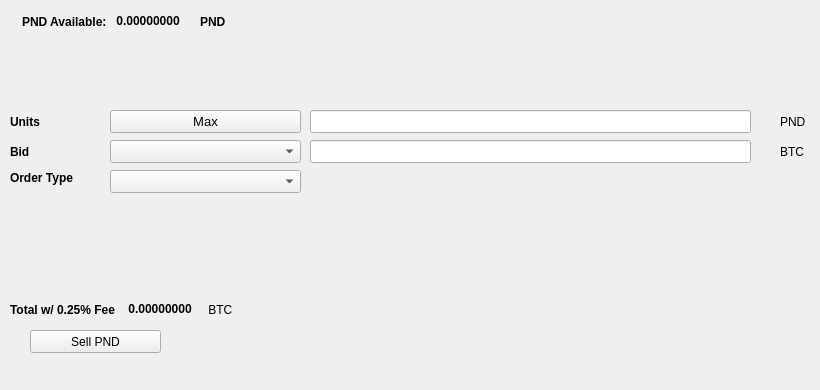
   <widget class="QWidget" name="SellTab">
    <attribute name="title">
     <string>Sell</string>
    </attribute>
    <widget class="QLabel" name="label_16">
     <property name="geometry">
      <rect>
       <x>780</x>
       <y>140</y>
       <width>31</width>
       <height>23</height>
      </rect>
     </property>
     <property name="text">
      <string>BTC</string>
     </property>
    </widget>
    <widget class="QComboBox" name="SellBidcomboBox">
     <property name="geometry">
      <rect>
       <x>110</x>
       <y>140</y>
       <width>191</width>
       <height>23</height>
      </rect>
     </property>
     <property name="font">
      <font>
       <pointsize>10</pointsize>
      </font>
     </property>
    </widget>
    <widget class="QLabel" name="label_18">
     <property name="geometry">
      <rect>
       <x>10</x>
       <y>110</y>
       <width>46</width>
       <height>23</height>
      </rect>
     </property>
     <property name="font">
      <font>
       <weight>75</weight>
       <bold>true</bold>
      </font>
     </property>
     <property name="text">
      <string>Units</string>
     </property>
    </widget>
    <widget class="QPushButton" name="Sell_Max_Amount">
     <property name="geometry">
      <rect>
       <x>110</x>
       <y>110</y>
       <width>191</width>
       <height>23</height>
      </rect>
     </property>
     <property name="font">
      <font>
       <pointsize>10</pointsize>
      </font>
     </property>
     <property name="text">
      <string>Max</string>
     </property>
    </widget>
    <widget class="QLabel" name="label_20">
     <property name="geometry">
      <rect>
       <x>10</x>
       <y>170</y>
       <width>91</width>
       <height>16</height>
      </rect>
     </property>
     <property name="font">
      <font>
       <weight>75</weight>
       <bold>true</bold>
      </font>
     </property>
     <property name="text">
      <string>Order Type</string>
     </property>
    </widget>
    <widget class="QComboBox" name="SellOrdertypeCombo">
     <property name="geometry">
      <rect>
       <x>110</x>
       <y>170</y>
       <width>191</width>
       <height>23</height>
      </rect>
     </property>
     <property name="font">
      <font>
       <pointsize>10</pointsize>
      </font>
     </property>
    </widget>
    <widget class="QLabel" name="label_21">
     <property name="geometry">
      <rect>
       <x>10</x>
       <y>140</y>
       <width>46</width>
       <height>23</height>
      </rect>
     </property>
     <property name="font">
      <font>
       <weight>75</weight>
       <bold>true</bold>
      </font>
     </property>
     <property name="text">
      <string>Bid</string>
     </property>
    </widget>
    <widget class="QLabel" name="label_22">
     <property name="geometry">
      <rect>
       <x>780</x>
       <y>110</y>
       <width>31</width>
       <height>23</height>
      </rect>
     </property>
     <property name="text">
      <string>PND</string>
     </property>
    </widget>
    <widget class="QLineEdit" name="UnitsInputPND">
     <property name="geometry">
      <rect>
       <x>310</x>
       <y>110</y>
       <width>441</width>
       <height>23</height>
      </rect>
     </property>
     <property name="font">
      <font>
       <pointsize>9</pointsize>
       <weight>75</weight>
       <bold>true</bold>
      </font>
     </property>
    </widget>
    <widget class="QLineEdit" name="SellBidPriceEdit">
     <property name="geometry">
      <rect>
       <x>310</x>
       <y>140</y>
       <width>441</width>
       <height>23</height>
      </rect>
     </property>
     <property name="font">
      <font>
       <pointsize>9</pointsize>
       <weight>75</weight>
       <bold>true</bold>
      </font>
     </property>
    </widget>
    <widget class="QPushButton" name="SellPNDBTN">
     <property name="geometry">
      <rect>
       <x>30</x>
       <y>330</y>
       <width>131</width>
       <height>23</height>
      </rect>
     </property>
     <property name="text">
      <string>Sell PND</string>
     </property>
     <property name="icon">
      <iconset resource="../pandora">
       <normaloff>:/icons/bitcoin</normaloff>:/icons/bitcoin</iconset>
     </property>
    </widget>
    <widget class="QWidget" name="layoutWidget3">
     <property name="geometry">
      <rect>
       <x>22</x>
       <y>12</y>
       <width>258</width>
       <height>19</height>
      </rect>
     </property>
     <layout class="QHBoxLayout" name="horizontalLayout">
      <item>
       <widget class="QLabel" name="label232_2">
        <property name="font">
         <font>
          <weight>75</weight>
          <bold>true</bold>
         </font>
        </property>
        <property name="text">
         <string>PND Available:</string>
        </property>
       </widget>
      </item>
      <item>
       <widget class="QLabel" name="PNDAvailableLabel">
        <property name="palette">
         <palette>
          <active>
           <colorrole role="WindowText">
            <brush brushstyle="SolidPattern">
             <color alpha="255">
              <red>0</red>
              <green>0</green>
              <blue>0</blue>
             </color>
            </brush>
           </colorrole>
           <colorrole role="Button">
            <brush brushstyle="SolidPattern">
             <color alpha="255">
              <red>0</red>
              <green>170</green>
              <blue>0</blue>
             </color>
            </brush>
           </colorrole>
           <colorrole role="Light">
            <brush brushstyle="SolidPattern">
             <color alpha="255">
              <red>0</red>
              <green>255</green>
              <blue>0</blue>
             </color>
            </brush>
           </colorrole>
           <colorrole role="Midlight">
            <brush brushstyle="SolidPattern">
             <color alpha="255">
              <red>0</red>
              <green>212</green>
              <blue>0</blue>
             </color>
            </brush>
           </colorrole>
           <colorrole role="Dark">
            <brush brushstyle="SolidPattern">
             <color alpha="255">
              <red>0</red>
              <green>85</green>
              <blue>0</blue>
             </color>
            </brush>
           </colorrole>
           <colorrole role="Mid">
            <brush brushstyle="SolidPattern">
             <color alpha="255">
              <red>0</red>
              <green>113</green>
              <blue>0</blue>
             </color>
            </brush>
           </colorrole>
           <colorrole role="Text">
            <brush brushstyle="SolidPattern">
             <color alpha="255">
              <red>0</red>
              <green>170</green>
              <blue>0</blue>
             </color>
            </brush>
           </colorrole>
           <colorrole role="BrightText">
            <brush brushstyle="SolidPattern">
             <color alpha="255">
              <red>255</red>
              <green>255</green>
              <blue>255</blue>
             </color>
            </brush>
           </colorrole>
           <colorrole role="ButtonText">
            <brush brushstyle="SolidPattern">
             <color alpha="255">
              <red>0</red>
              <green>0</green>
              <blue>0</blue>
             </color>
            </brush>
           </colorrole>
           <colorrole role="Base">
            <brush brushstyle="SolidPattern">
             <color alpha="255">
              <red>255</red>
              <green>255</green>
              <blue>255</blue>
             </color>
            </brush>
           </colorrole>
           <colorrole role="Window">
            <brush brushstyle="SolidPattern">
             <color alpha="255">
              <red>0</red>
              <green>170</green>
              <blue>0</blue>
             </color>
            </brush>
           </colorrole>
           <colorrole role="Shadow">
            <brush brushstyle="SolidPattern">
             <color alpha="255">
              <red>0</red>
              <green>0</green>
              <blue>0</blue>
             </color>
            </brush>
           </colorrole>
           <colorrole role="AlternateBase">
            <brush brushstyle="SolidPattern">
             <color alpha="255">
              <red>127</red>
              <green>212</green>
              <blue>127</blue>
             </color>
            </brush>
           </colorrole>
           <colorrole role="ToolTipBase">
            <brush brushstyle="SolidPattern">
             <color alpha="255">
              <red>255</red>
              <green>255</green>
              <blue>220</blue>
             </color>
            </brush>
           </colorrole>
           <colorrole role="ToolTipText">
            <brush brushstyle="SolidPattern">
             <color alpha="255">
              <red>0</red>
              <green>0</green>
              <blue>0</blue>
             </color>
            </brush>
           </colorrole>
          </active>
          <inactive>
           <colorrole role="WindowText">
            <brush brushstyle="SolidPattern">
             <color alpha="255">
              <red>0</red>
              <green>0</green>
              <blue>0</blue>
             </color>
            </brush>
           </colorrole>
           <colorrole role="Button">
            <brush brushstyle="SolidPattern">
             <color alpha="255">
              <red>0</red>
              <green>170</green>
              <blue>0</blue>
             </color>
            </brush>
           </colorrole>
           <colorrole role="Light">
            <brush brushstyle="SolidPattern">
             <color alpha="255">
              <red>0</red>
              <green>255</green>
              <blue>0</blue>
             </color>
            </brush>
           </colorrole>
           <colorrole role="Midlight">
            <brush brushstyle="SolidPattern">
             <color alpha="255">
              <red>0</red>
              <green>212</green>
              <blue>0</blue>
             </color>
            </brush>
           </colorrole>
           <colorrole role="Dark">
            <brush brushstyle="SolidPattern">
             <color alpha="255">
              <red>0</red>
              <green>85</green>
              <blue>0</blue>
             </color>
            </brush>
           </colorrole>
           <colorrole role="Mid">
            <brush brushstyle="SolidPattern">
             <color alpha="255">
              <red>0</red>
              <green>113</green>
              <blue>0</blue>
             </color>
            </brush>
           </colorrole>
           <colorrole role="Text">
            <brush brushstyle="SolidPattern">
             <color alpha="255">
              <red>0</red>
              <green>170</green>
              <blue>0</blue>
             </color>
            </brush>
           </colorrole>
           <colorrole role="BrightText">
            <brush brushstyle="SolidPattern">
             <color alpha="255">
              <red>255</red>
              <green>255</green>
              <blue>255</blue>
             </color>
            </brush>
           </colorrole>
           <colorrole role="ButtonText">
            <brush brushstyle="SolidPattern">
             <color alpha="255">
              <red>0</red>
              <green>0</green>
              <blue>0</blue>
             </color>
            </brush>
           </colorrole>
           <colorrole role="Base">
            <brush brushstyle="SolidPattern">
             <color alpha="255">
              <red>255</red>
              <green>255</green>
              <blue>255</blue>
             </color>
            </brush>
           </colorrole>
           <colorrole role="Window">
            <brush brushstyle="SolidPattern">
             <color alpha="255">
              <red>0</red>
              <green>170</green>
              <blue>0</blue>
             </color>
            </brush>
           </colorrole>
           <colorrole role="Shadow">
            <brush brushstyle="SolidPattern">
             <color alpha="255">
              <red>0</red>
              <green>0</green>
              <blue>0</blue>
             </color>
            </brush>
           </colorrole>
           <colorrole role="AlternateBase">
            <brush brushstyle="SolidPattern">
             <color alpha="255">
              <red>127</red>
              <green>212</green>
              <blue>127</blue>
             </color>
            </brush>
           </colorrole>
           <colorrole role="ToolTipBase">
            <brush brushstyle="SolidPattern">
             <color alpha="255">
              <red>255</red>
              <green>255</green>
              <blue>220</blue>
             </color>
            </brush>
           </colorrole>
           <colorrole role="ToolTipText">
            <brush brushstyle="SolidPattern">
             <color alpha="255">
              <red>0</red>
              <green>0</green>
              <blue>0</blue>
             </color>
            </brush>
           </colorrole>
          </inactive>
          <disabled>
           <colorrole role="WindowText">
            <brush brushstyle="SolidPattern">
             <color alpha="255">
              <red>0</red>
              <green>85</green>
              <blue>0</blue>
             </color>
            </brush>
           </colorrole>
           <colorrole role="Button">
            <brush brushstyle="SolidPattern">
             <color alpha="255">
              <red>0</red>
              <green>170</green>
              <blue>0</blue>
             </color>
            </brush>
           </colorrole>
           <colorrole role="Light">
            <brush brushstyle="SolidPattern">
             <color alpha="255">
              <red>0</red>
              <green>255</green>
              <blue>0</blue>
             </color>
            </brush>
           </colorrole>
           <colorrole role="Midlight">
            <brush brushstyle="SolidPattern">
             <color alpha="255">
              <red>0</red>
              <green>212</green>
              <blue>0</blue>
             </color>
            </brush>
           </colorrole>
           <colorrole role="Dark">
            <brush brushstyle="SolidPattern">
             <color alpha="255">
              <red>0</red>
              <green>85</green>
              <blue>0</blue>
             </color>
            </brush>
           </colorrole>
           <colorrole role="Mid">
            <brush brushstyle="SolidPattern">
             <color alpha="255">
              <red>0</red>
              <green>113</green>
              <blue>0</blue>
             </color>
            </brush>
           </colorrole>
           <colorrole role="Text">
            <brush brushstyle="SolidPattern">
             <color alpha="255">
              <red>0</red>
              <green>85</green>
              <blue>0</blue>
             </color>
            </brush>
           </colorrole>
           <colorrole role="BrightText">
            <brush brushstyle="SolidPattern">
             <color alpha="255">
              <red>255</red>
              <green>255</green>
              <blue>255</blue>
             </color>
            </brush>
           </colorrole>
           <colorrole role="ButtonText">
            <brush brushstyle="SolidPattern">
             <color alpha="255">
              <red>0</red>
              <green>85</green>
              <blue>0</blue>
             </color>
            </brush>
           </colorrole>
           <colorrole role="Base">
            <brush brushstyle="SolidPattern">
             <color alpha="255">
              <red>0</red>
              <green>170</green>
              <blue>0</blue>
             </color>
            </brush>
           </colorrole>
           <colorrole role="Window">
            <brush brushstyle="SolidPattern">
             <color alpha="255">
              <red>0</red>
              <green>170</green>
              <blue>0</blue>
             </color>
            </brush>
           </colorrole>
           <colorrole role="Shadow">
            <brush brushstyle="SolidPattern">
             <color alpha="255">
              <red>0</red>
              <green>0</green>
              <blue>0</blue>
             </color>
            </brush>
           </colorrole>
           <colorrole role="AlternateBase">
            <brush brushstyle="SolidPattern">
             <color alpha="255">
              <red>0</red>
              <green>170</green>
              <blue>0</blue>
             </color>
            </brush>
           </colorrole>
           <colorrole role="ToolTipBase">
            <brush brushstyle="SolidPattern">
             <color alpha="255">
              <red>255</red>
              <green>255</green>
              <blue>220</blue>
             </color>
            </brush>
           </colorrole>
           <colorrole role="ToolTipText">
            <brush brushstyle="SolidPattern">
             <color alpha="255">
              <red>0</red>
              <green>0</green>
              <blue>0</blue>
             </color>
            </brush>
           </colorrole>
          </disabled>
         </palette>
        </property>
        <property name="font">
         <font>
          <weight>75</weight>
          <bold>true</bold>
         </font>
        </property>
        <property name="text">
         <string> 0.00000000 </string>
        </property>
        <property name="textInteractionFlags">
         <set>Qt::LinksAccessibleByMouse|Qt::TextSelectableByKeyboard|Qt::TextSelectableByMouse</set>
        </property>
       </widget>
      </item>
      <item>
       <widget class="QLabel" name="labelPND">
        <property name="font">
         <font>
          <weight>75</weight>
          <bold>true</bold>
         </font>
        </property>
        <property name="text">
         <string>PND</string>
        </property>
       </widget>
      </item>
     </layout>
    </widget>
    <widget class="QWidget" name="layoutWidget">
     <property name="geometry">
      <rect>
       <x>10</x>
       <y>300</y>
       <width>268</width>
       <height>19</height>
      </rect>
     </property>
     <layout class="QHBoxLayout" name="horizontalLayout_2">
      <item>
       <widget class="QLabel" name="label_19">
        <property name="font">
         <font>
          <weight>75</weight>
          <bold>true</bold>
         </font>
        </property>
        <property name="text">
         <string>Total w/ 0.25% Fee </string>
        </property>
       </widget>
      </item>
      <item>
       <widget class="QLabel" name="SellCostLabel">
        <property name="palette">
         <palette>
          <active>
           <colorrole role="WindowText">
            <brush brushstyle="SolidPattern">
             <color alpha="255">
              <red>0</red>
              <green>0</green>
              <blue>0</blue>
             </color>
            </brush>
           </colorrole>
           <colorrole role="Button">
            <brush brushstyle="SolidPattern">
             <color alpha="255">
              <red>0</red>
              <green>170</green>
              <blue>0</blue>
             </color>
            </brush>
           </colorrole>
           <colorrole role="Light">
            <brush brushstyle="SolidPattern">
             <color alpha="255">
              <red>0</red>
              <green>255</green>
              <blue>0</blue>
             </color>
            </brush>
           </colorrole>
           <colorrole role="Midlight">
            <brush brushstyle="SolidPattern">
             <color alpha="255">
              <red>0</red>
              <green>212</green>
              <blue>0</blue>
             </color>
            </brush>
           </colorrole>
           <colorrole role="Dark">
            <brush brushstyle="SolidPattern">
             <color alpha="255">
              <red>0</red>
              <green>85</green>
              <blue>0</blue>
             </color>
            </brush>
           </colorrole>
           <colorrole role="Mid">
            <brush brushstyle="SolidPattern">
             <color alpha="255">
              <red>0</red>
              <green>113</green>
              <blue>0</blue>
             </color>
            </brush>
           </colorrole>
           <colorrole role="Text">
            <brush brushstyle="SolidPattern">
             <color alpha="255">
              <red>0</red>
              <green>170</green>
              <blue>0</blue>
             </color>
            </brush>
           </colorrole>
           <colorrole role="BrightText">
            <brush brushstyle="SolidPattern">
             <color alpha="255">
              <red>255</red>
              <green>255</green>
              <blue>255</blue>
             </color>
            </brush>
           </colorrole>
           <colorrole role="ButtonText">
            <brush brushstyle="SolidPattern">
             <color alpha="255">
              <red>0</red>
              <green>0</green>
              <blue>0</blue>
             </color>
            </brush>
           </colorrole>
           <colorrole role="Base">
            <brush brushstyle="SolidPattern">
             <color alpha="255">
              <red>255</red>
              <green>255</green>
              <blue>255</blue>
             </color>
            </brush>
           </colorrole>
           <colorrole role="Window">
            <brush brushstyle="SolidPattern">
             <color alpha="255">
              <red>0</red>
              <green>170</green>
              <blue>0</blue>
             </color>
            </brush>
           </colorrole>
           <colorrole role="Shadow">
            <brush brushstyle="SolidPattern">
             <color alpha="255">
              <red>0</red>
              <green>0</green>
              <blue>0</blue>
             </color>
            </brush>
           </colorrole>
           <colorrole role="AlternateBase">
            <brush brushstyle="SolidPattern">
             <color alpha="255">
              <red>127</red>
              <green>212</green>
              <blue>127</blue>
             </color>
            </brush>
           </colorrole>
           <colorrole role="ToolTipBase">
            <brush brushstyle="SolidPattern">
             <color alpha="255">
              <red>255</red>
              <green>255</green>
              <blue>220</blue>
             </color>
            </brush>
           </colorrole>
           <colorrole role="ToolTipText">
            <brush brushstyle="SolidPattern">
             <color alpha="255">
              <red>0</red>
              <green>0</green>
              <blue>0</blue>
             </color>
            </brush>
           </colorrole>
          </active>
          <inactive>
           <colorrole role="WindowText">
            <brush brushstyle="SolidPattern">
             <color alpha="255">
              <red>0</red>
              <green>0</green>
              <blue>0</blue>
             </color>
            </brush>
           </colorrole>
           <colorrole role="Button">
            <brush brushstyle="SolidPattern">
             <color alpha="255">
              <red>0</red>
              <green>170</green>
              <blue>0</blue>
             </color>
            </brush>
           </colorrole>
           <colorrole role="Light">
            <brush brushstyle="SolidPattern">
             <color alpha="255">
              <red>0</red>
              <green>255</green>
              <blue>0</blue>
             </color>
            </brush>
           </colorrole>
           <colorrole role="Midlight">
            <brush brushstyle="SolidPattern">
             <color alpha="255">
              <red>0</red>
              <green>212</green>
              <blue>0</blue>
             </color>
            </brush>
           </colorrole>
           <colorrole role="Dark">
            <brush brushstyle="SolidPattern">
             <color alpha="255">
              <red>0</red>
              <green>85</green>
              <blue>0</blue>
             </color>
            </brush>
           </colorrole>
           <colorrole role="Mid">
            <brush brushstyle="SolidPattern">
             <color alpha="255">
              <red>0</red>
              <green>113</green>
              <blue>0</blue>
             </color>
            </brush>
           </colorrole>
           <colorrole role="Text">
            <brush brushstyle="SolidPattern">
             <color alpha="255">
              <red>0</red>
              <green>170</green>
              <blue>0</blue>
             </color>
            </brush>
           </colorrole>
           <colorrole role="BrightText">
            <brush brushstyle="SolidPattern">
             <color alpha="255">
              <red>255</red>
              <green>255</green>
              <blue>255</blue>
             </color>
            </brush>
           </colorrole>
           <colorrole role="ButtonText">
            <brush brushstyle="SolidPattern">
             <color alpha="255">
              <red>0</red>
              <green>0</green>
              <blue>0</blue>
             </color>
            </brush>
           </colorrole>
           <colorrole role="Base">
            <brush brushstyle="SolidPattern">
             <color alpha="255">
              <red>255</red>
              <green>255</green>
              <blue>255</blue>
             </color>
            </brush>
           </colorrole>
           <colorrole role="Window">
            <brush brushstyle="SolidPattern">
             <color alpha="255">
              <red>0</red>
              <green>170</green>
              <blue>0</blue>
             </color>
            </brush>
           </colorrole>
           <colorrole role="Shadow">
            <brush brushstyle="SolidPattern">
             <color alpha="255">
              <red>0</red>
              <green>0</green>
              <blue>0</blue>
             </color>
            </brush>
           </colorrole>
           <colorrole role="AlternateBase">
            <brush brushstyle="SolidPattern">
             <color alpha="255">
              <red>127</red>
              <green>212</green>
              <blue>127</blue>
             </color>
            </brush>
           </colorrole>
           <colorrole role="ToolTipBase">
            <brush brushstyle="SolidPattern">
             <color alpha="255">
              <red>255</red>
              <green>255</green>
              <blue>220</blue>
             </color>
            </brush>
           </colorrole>
           <colorrole role="ToolTipText">
            <brush brushstyle="SolidPattern">
             <color alpha="255">
              <red>0</red>
              <green>0</green>
              <blue>0</blue>
             </color>
            </brush>
           </colorrole>
          </inactive>
          <disabled>
           <colorrole role="WindowText">
            <brush brushstyle="SolidPattern">
             <color alpha="255">
              <red>0</red>
              <green>85</green>
              <blue>0</blue>
             </color>
            </brush>
           </colorrole>
           <colorrole role="Button">
            <brush brushstyle="SolidPattern">
             <color alpha="255">
              <red>0</red>
              <green>170</green>
              <blue>0</blue>
             </color>
            </brush>
           </colorrole>
           <colorrole role="Light">
            <brush brushstyle="SolidPattern">
             <color alpha="255">
              <red>0</red>
              <green>255</green>
              <blue>0</blue>
             </color>
            </brush>
           </colorrole>
           <colorrole role="Midlight">
            <brush brushstyle="SolidPattern">
             <color alpha="255">
              <red>0</red>
              <green>212</green>
              <blue>0</blue>
             </color>
            </brush>
           </colorrole>
           <colorrole role="Dark">
            <brush brushstyle="SolidPattern">
             <color alpha="255">
              <red>0</red>
              <green>85</green>
              <blue>0</blue>
             </color>
            </brush>
           </colorrole>
           <colorrole role="Mid">
            <brush brushstyle="SolidPattern">
             <color alpha="255">
              <red>0</red>
              <green>113</green>
              <blue>0</blue>
             </color>
            </brush>
           </colorrole>
           <colorrole role="Text">
            <brush brushstyle="SolidPattern">
             <color alpha="255">
              <red>0</red>
              <green>85</green>
              <blue>0</blue>
             </color>
            </brush>
           </colorrole>
           <colorrole role="BrightText">
            <brush brushstyle="SolidPattern">
             <color alpha="255">
              <red>255</red>
              <green>255</green>
              <blue>255</blue>
             </color>
            </brush>
           </colorrole>
           <colorrole role="ButtonText">
            <brush brushstyle="SolidPattern">
             <color alpha="255">
              <red>0</red>
              <green>85</green>
              <blue>0</blue>
             </color>
            </brush>
           </colorrole>
           <colorrole role="Base">
            <brush brushstyle="SolidPattern">
             <color alpha="255">
              <red>0</red>
              <green>170</green>
              <blue>0</blue>
             </color>
            </brush>
           </colorrole>
           <colorrole role="Window">
            <brush brushstyle="SolidPattern">
             <color alpha="255">
              <red>0</red>
              <green>170</green>
              <blue>0</blue>
             </color>
            </brush>
           </colorrole>
           <colorrole role="Shadow">
            <brush brushstyle="SolidPattern">
             <color alpha="255">
              <red>0</red>
              <green>0</green>
              <blue>0</blue>
             </color>
            </brush>
           </colorrole>
           <colorrole role="AlternateBase">
            <brush brushstyle="SolidPattern">
             <color alpha="255">
              <red>0</red>
              <green>170</green>
              <blue>0</blue>
             </color>
            </brush>
           </colorrole>
           <colorrole role="ToolTipBase">
            <brush brushstyle="SolidPattern">
             <color alpha="255">
              <red>255</red>
              <green>255</green>
              <blue>220</blue>
             </color>
            </brush>
           </colorrole>
           <colorrole role="ToolTipText">
            <brush brushstyle="SolidPattern">
             <color alpha="255">
              <red>0</red>
              <green>0</green>
              <blue>0</blue>
             </color>
            </brush>
           </colorrole>
          </disabled>
         </palette>
        </property>
        <property name="font">
         <font>
          <weight>75</weight>
          <bold>true</bold>
         </font>
        </property>
        <property name="autoFillBackground">
         <bool>false</bool>
        </property>
        <property name="text">
         <string> 0.00000000</string>
        </property>
        <property name="textInteractionFlags">
         <set>Qt::LinksAccessibleByMouse|Qt::TextSelectableByMouse</set>
        </property>
       </widget>
      </item>
      <item>
       <widget class="QLabel" name="label_17">
        <property name="font">
         <font>
          <weight>50</weight>
          <bold>false</bold>
         </font>
        </property>
        <property name="text">
         <string> BTC</string>
        </property>
       </widget>
      </item>
     </layout>
    </widget>
    <widget class="QLabel" name="label_23">
     <property name="geometry">
      <rect>
       <x>460</x>
       <y>300</y>
       <width>281</width>
       <height>81</height>
      </rect>
     </property>
     <property name="text">
      <string/>
     </property>
     <property name="pixmap">
      <pixmap>:/images/bittrex</pixmap>
     </property>
    </widget>
   </widget>
